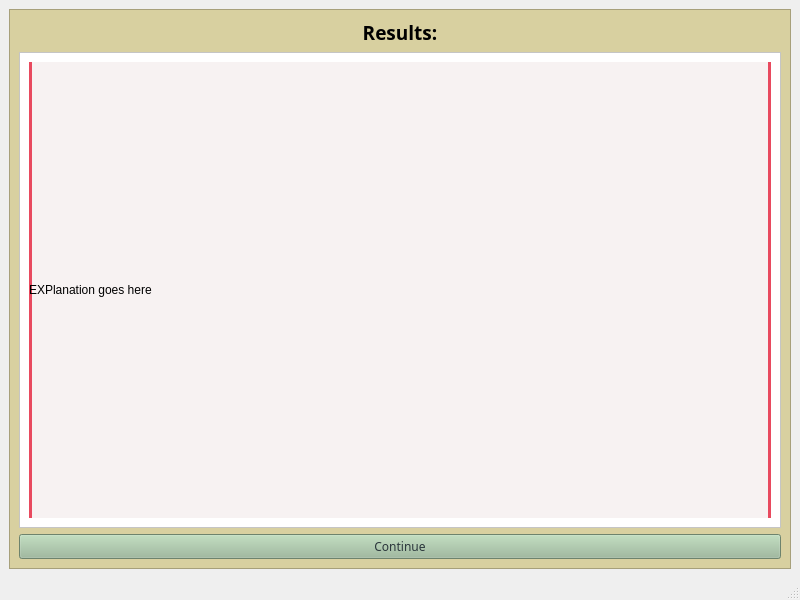
<?xml version="1.0" encoding="UTF-8"?>
<ui version="4.0">
 <class>simulatedWindow</class>
 <widget class="QMainWindow" name="simulatedWindow">
  <property name="geometry">
   <rect>
    <x>0</x>
    <y>0</y>
    <width>800</width>
    <height>600</height>
   </rect>
  </property>
  <property name="windowTitle">
   <string>MainWindow</string>
  </property>
  <widget class="QWidget" name="centralwidget">
   <layout class="QVBoxLayout" name="verticalLayout">
    <item>
     <widget class="QFrame" name="frame">
      <property name="font">
       <font>
        <family>Merriweather</family>
       </font>
      </property>
      <property name="styleSheet">
       <string notr="true">background-color: rgb(216, 208, 160);</string>
      </property>
      <property name="frameShape">
       <enum>QFrame::StyledPanel</enum>
      </property>
      <property name="frameShadow">
       <enum>QFrame::Raised</enum>
      </property>
      <layout class="QVBoxLayout" name="verticalLayout_2">
       <item>
        <widget class="QLabel" name="label">
         <property name="font">
          <font>
           <family>Merriweather</family>
           <pointsize>14</pointsize>
           <bold>true</bold>
          </font>
         </property>
         <property name="text">
          <string>Results:</string>
         </property>
         <property name="alignment">
          <set>Qt::AlignCenter</set>
         </property>
        </widget>
       </item>
       <item>
        <widget class="QScrollArea" name="scrollArea">
         <property name="styleSheet">
          <string notr="true">background-color: rgb(255, 255, 255);</string>
         </property>
         <property name="widgetResizable">
          <bool>true</bool>
         </property>
         <widget class="QWidget" name="scrollAreaWidgetContents">
          <property name="geometry">
           <rect>
            <x>0</x>
            <y>0</y>
            <width>760</width>
            <height>457</height>
           </rect>
          </property>
          <layout class="QVBoxLayout" name="verticalLayout_3">
           <item>
            <widget class="QLabel" name="label_2">
             <property name="styleSheet">
              <string notr="true">background-color: rgba(232, 217, 219,90);
border-left : 3px solid rgb(232, 74, 95);
border-right: 3px solid rgb(232, 74, 95);
</string>
             </property>
             <property name="text">
              <string>EXPlanation goes here</string>
             </property>
            </widget>
           </item>
          </layout>
         </widget>
        </widget>
       </item>
       <item>
        <widget class="QPushButton" name="pushButton">
         <property name="font">
          <font>
           <family>Merriweather</family>
          </font>
         </property>
         <property name="styleSheet">
          <string notr="true">color: rgb(42, 54, 59);
background-color: rgb(153, 184, 152);</string>
         </property>
         <property name="text">
          <string>Continue</string>
         </property>
        </widget>
       </item>
      </layout>
     </widget>
    </item>
   </layout>
  </widget>
  <widget class="QMenuBar" name="menubar">
   <property name="geometry">
    <rect>
     <x>0</x>
     <y>0</y>
     <width>800</width>
     <height>22</height>
    </rect>
   </property>
  </widget>
  <widget class="QStatusBar" name="statusbar"/>
 </widget>
 <resources/>
 <connections/>
</ui>
